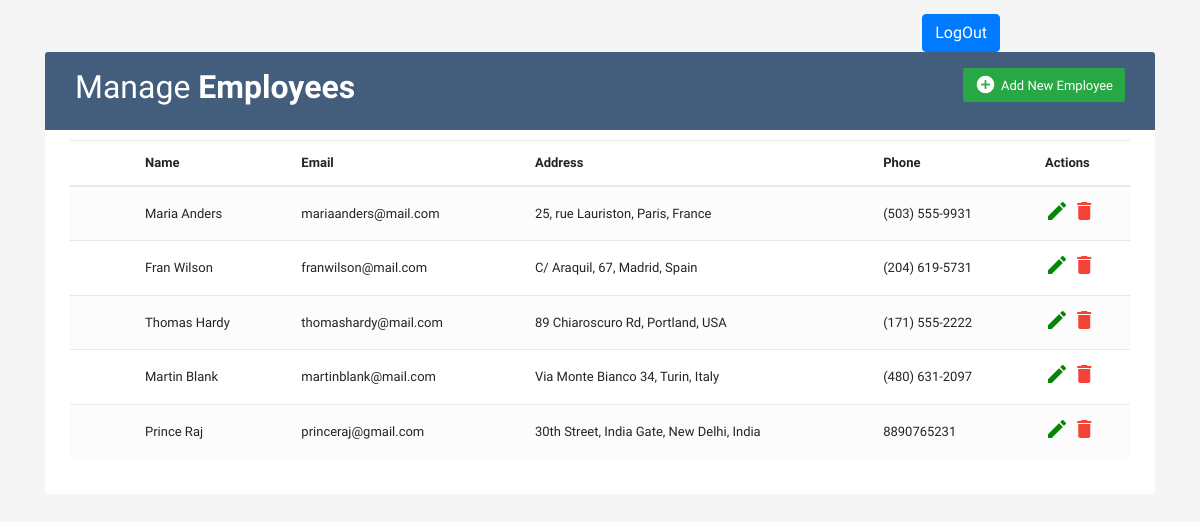
Screenshot of /dashboard.php (signed in) with the database file from the repository.
### tables this page shows
CREATE TABLE `emp_detail` (
  `emp_id` int(11) NOT NULL,
  `emp_name` varchar(30) NOT NULL,
  `email` varchar(30) NOT NULL,
  `address` varchar(50) NOT NULL,
  `phone` varchar(20) NOT NULL
);

### dashboard.php (the view, shortened to what this page needs)
<?php
	include 'connection.php';
	$sql = "select * from emp_detail";
	$result = mysqli_query($con, $sql);
?>
<!DOCTYPE html>
<html lang="en">
<head>
<link rel="stylesheet" href="https://stackpath.bootstrapcdn.com/bootstrap/4.5.0/css/bootstrap.min.css">
<link rel="stylesheet" href="https://maxcdn.bootstrapcdn.com/font-awesome/4.7.0/css/font-awesome.min.css">
<link rel="stylesheet" href="dashboardStyle.css">
</head>
<body>
	<div class="logout">
	<a href="logout.php"><button class="btn btn-primary">LogOut</button></a>
	</div>
<div class="container-xl">
	<div class="table-responsive">
		<div class="table-wrapper">
			<div class="table-title">
				<div class="row">
					<div class="col-sm-6">
						<h2>Manage <b>Employees</b></h2>
					</div>
					<div class="col-sm-6">
						<a href="addEmployee.php" class="btn btn-success" ><i class="material-icons">&#xE147;</i> <span>Add New Employee</span></a>
					</div>
				</div>
			</div>
			<table class="table table-striped table-hover">
				<thead>
					<tr>
						<th></th>
						<th>Name</th>
						<th>Email</th>
						<th>Address</th>
						<th>Phone</th>
						<th>Actions</th>
					</tr>
				</thead>
				<tbody>
				<?php
					while($row=mysqli_fetch_array($result)){
				?>
					<tr>
						<td></td>
						<td><?php echo $row["emp_name"] ?></td>
						<td><?php echo $row["email"] ?></td>
						<td><?php echo $row["address"] ?></td>
						<td><?php echo $row["phone"] ?></td>
						<td>
							<a href="edit.php?id=<?php  echo $row["emp_id"]?>" class="edit" ><i class="material-icons" >&#xE254;</i></a>
							<a href="delete.php?id=<?php  echo $row["emp_id"]?>" class="delete" ><i class="material-icons" >&#xE872;</i></a>
						</td>
						<?php
							}
						?>
					</tr>
				</tbody>
			</table>
		</div>
	</div>
</div>
</body>
</html>

### dashboardStyle.css (style rules this page uses)
body { color: #566787; background: #f5f5f5; font-family: 'Varela Round', sans-serif; font-size: 13px; }
.table-responsive { margin: 30px 0; }
.table-wrapper { background: #fff; padding: 20px 25px; border-radius: 3px; min-width: 1000px; box-shadow: 0 1px 1px rgba(0,0,0,.05); }
.table-title { padding-bottom: 15px; background: #435d7d; color: #fff; padding: 16px 30px; min-width: 100%; margin: -20px -25px 10px; border-radius: 3px 3px 0 0; }
.table-title .btn { color: #fff; float: right; font-size: 13px; border: none; min-width: 50px; border-radius: 2px; border: none; outline: none !important; margin-left: 10px; }
.table-title .btn i { float: left; font-size: 21px; margin-right: 5px; }
.table-title .btn span { float: left; margin-top: 2px; }
table.table tr th, table.table tr td { border-color: #e9e9e9; padding: 12px 15px; vertical-align: middle; }
table.table tr th:first-child { width: 60px; }
table.table tr th:last-child { width: 100px; }
table.table-striped tbody tr:nth-of-type(odd) { background-color: #fcfcfc; }
table.table td a.edit { color: #058605; }
table.table td a.delete { color: #F44336; }
.logout { display: block; float: right; margin-right: 200px; margin-top: 14px; }

### rows the page displays
emp_detail: emp_name "Maria Anders", email "mariaanders@mail.com", address "25, rue Lauriston, Paris, France", phone "(503) 555-9931"
emp_detail: emp_name "Fran Wilson", email "franwilson@mail.com", address "C/ Araquil, 67, Madrid, Spain", phone "(204) 619-5731"
emp_detail: emp_name "Thomas Hardy", email "thomashardy@mail.com", address "89 Chiaroscuro Rd, Portland, USA", phone "(171) 555-2222"
emp_detail: emp_name "Martin Blank", email "martinblank@mail.com", address "Via Monte Bianco 34, Turin, Italy", phone "(480) 631-2097"
emp_detail: emp_name "Prince Raj", email "princeraj@gmail.com", address "30th Street, India Gate, New Delhi, India", phone "8890765231"
